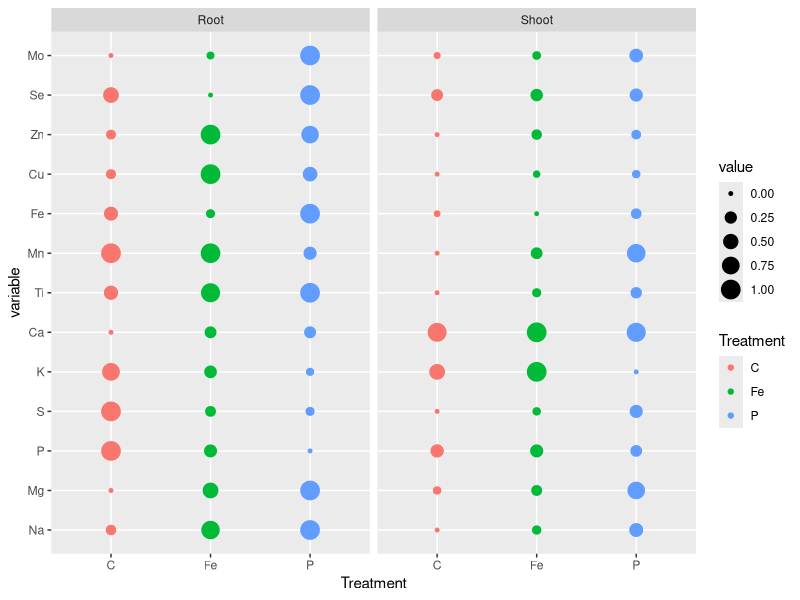
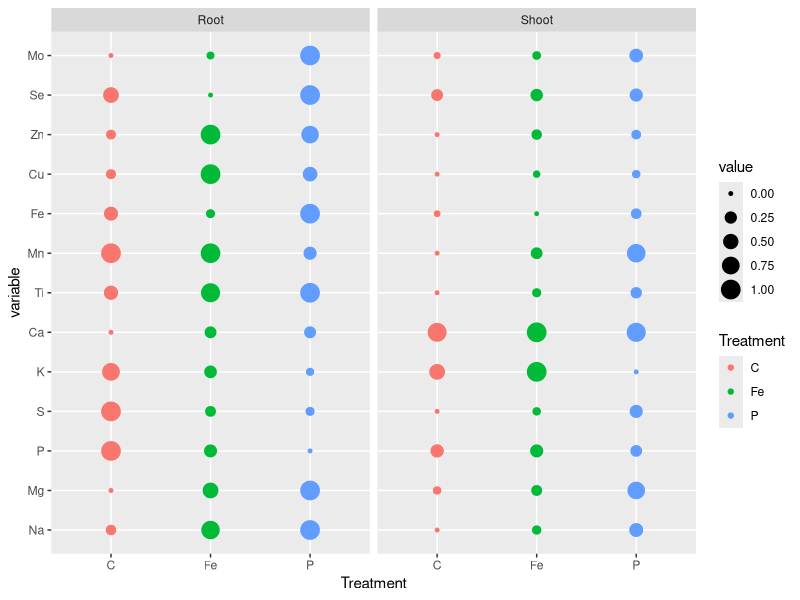

Write the R code that produced these figures, in order.
library(plyr) 
library(dplyr)
library(reshape2)
library(caret)
library(ggplot2)


#Read csv ####
table <- read.csv("DATA_Gly-Reuptake_ICP_He.csv", sep=";",
                  header=T)


#Re-arrange table and mean value calculation ####
table2 <- melt(data = table, 
              id.vars = c("Tissue", "Treatment"), 
              variable.name = "Element", 
              value.name = "ppb"
               )

table3 <- dcast(table2, 
                Tissue + Treatment ~Element, 
                mean,
                value.var = "ppb") 


#Normalization and centration for each element####
#between 0 and 1 (according to range)
process1 <- preProcess(table3, method=c("range"))
norm_scale1 <- predict(process1, table3)

norm_scale <- melt(norm_scale1, id = c("Tissue","Treatment"))

ggplot(norm_scale, aes(Treatment, variable, size=value, colour = Treatment)) +
  geom_point() + 
  facet_wrap(~Tissue, ncol = 2)


ggsave(filename = "ICP_Bubbleplot.pdf", 
       plot = last_plot(), 
       dpi = 600, 
       units = "cm", 
       width = 80, 
       height = 70, 
       scale = 0.2)

